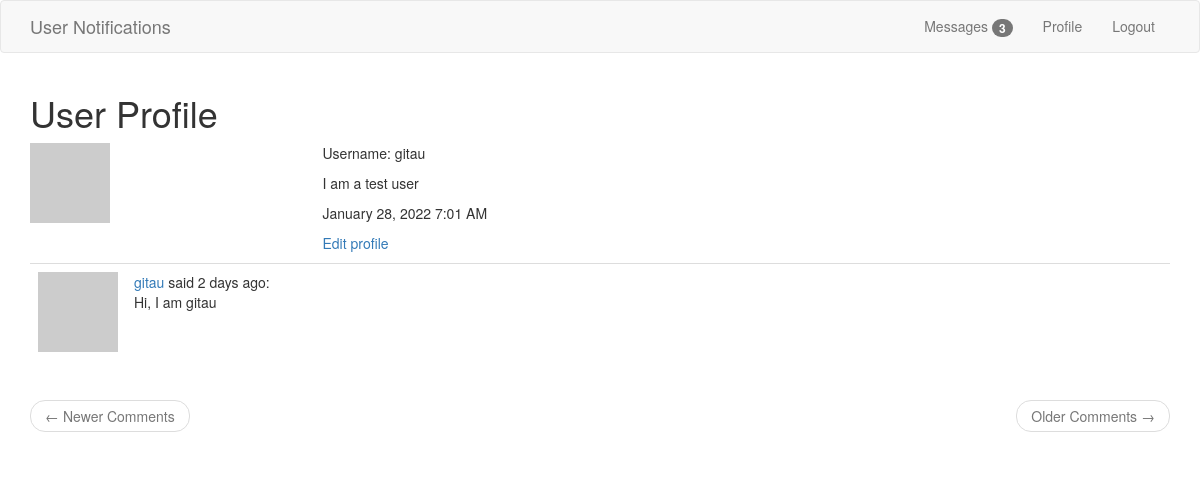
The page /user/gitau (signed in) on the database its author committed.
### app/models.py (models this page shows, shortened)
class User(UserMixin, db.Model):
    __table_name__ = 'users'
    id = db.Column(db.Integer, primary_key=True)
    username = db.Column(db.String(64), index=True, unique=True)
    email = db.Column(db.String(64), index=True, unique=True)
    password_hash = db.Column(db.String(128))
    about_me = db.Column(db.String(120))
    last_seen = db.Column(db.DateTime, default=datetime.utcnow)
    posts = db.relationship('Post', backref='author', lazy='dynamic')
    messages_sent = db.relationship(
        'Message',
        foreign_keys='Message.sender_id',
        backref='author',
        lazy='dynamic')
    messages_received = db.relationship(
        'Message',
        foreign_keys='Message.recipient_id',
        backref='recipient',
        lazy='dynamic')
    last_message_read_time = db.Column(db.DateTime)
    notifications = db.relationship(
        'Notification',
        backref='user',
        lazy='dynamic')
    def avatar(self, size):
        digest = md5(self.email.lower().encode('utf-8')).hexdigest()
        return f'https://www.gravatar.com/avatar/{digest}?d=identicon&s={size}'
    def new_messages(self):
        last_read_time = self.last_message_read_time or datetime(1900, 1, 1)
        return Message.query.filter_by(recipient=self).filter(
            Message.timestamp > last_read_time).count()

class Post(db.Model):
    __table_name__ = 'post'
    id = db.Column(db.Integer, primary_key=True)
    body = db.Column(db.String(140))
    timestamp = db.Column(db.DateTime, index=True, default=datetime.utcnow)
    user_id = db.Column(db.Integer, db.ForeignKey('user.id'))

### app/routes.py (the view)
@app.route('/user/<username>')
@login_required
def user(username):
    user = User.query.filter_by(username=username).first_or_404()
    page = request.args.get('page', 1, type=int)
    posts = user.posts.order_by(Post.timestamp.desc()).paginate(
        page, app.config['POSTS_PER_PAGE'], False)
    next_url = url_for('user', username=user.username, page=posts.next_num) \
        if posts.has_next else None
    prev_url = url_for('index', page=posts.prev_num) \
        if posts.has_prev else None
    return render_template(
        'user.html',
        title='User Profile',
        username=username,
        user=user,
        next_url=next_url,
        prev_url=prev_url,
        posts=posts.items
    )

### app/models.py (called while the page is built)
@login.user_loader
def load_user(id):
    return User.query.get(int(id))

### app/routes.py (called while the page is built)
@app.before_request
def before_request():
    if current_user.is_authenticated:
        current_user.last_seen = datetime.utcnow()
        db.session.commit()

### app/templates/user.html (shortened to what this page needs)
{% extends 'base.html' %}
{% block app_context %}
<div class="row">
    <div class="col-md-12">
        <h1>{{title}}</h1>
    </div>
</div>
<div class="row">
    <div class="col-sm-3 text-center">
        <p>
            <img src="{{ user.avatar(70) }}" alt="Avatar" class="img-responsive">
        </p>
    </div>
    <div class="col-sm-9">
        <p>
            Username: {{ user.username }}
        </p>
        {% if user.about_me %}
        <p>
            <span>
                {{ user.about_me }}
            </span>
        </p>
        {% endif %}
        <p>
            <span>
                {{ moment(user.last_seen).format('LLL') }}
            </span>
        </p>
        {% if user == current_user %}
            <p>
                <a href="{{ url_for('edit_profile') }}">Edit profile</a>
            </p>
        {% endif %}
    </div>
</div>
<div class="row">
    <div class="col-sm-12">
        {% for post in posts %}
            {% include '_posts.html' %}
        {% endfor %}
    </div>
</div>
<nav aria-label="...">
    <ul class="pager">
        <li class="previous{% if not prev_url %} disabled{% endif %}">
            <a href="{{ prev_url or '#' }}">
                <span aria-hidden="true">&larr;</span> Newer Comments
            </a>
        </li>
        <li class="next{% if not next_url %} disabled{% endif %}">
            <a href="{{ next_url or '#' }}">
                Older Comments <span aria-hidden="true">&rarr;</span>
            </a>
        </li>
    </ul>
</nav>
{% endblock %}

### app/templates/_posts.html
<table class="table table-hover">
    <tr valign='top'>
        <td width='70px'>
            <img src=" {{ post.author.avatar(36) }} ">
        </td>
        <td>
            <span class="user_popup">
                <a href="{{ url_for('user', username=post.author.username) }}">
                    {{ post.author.username }}
                </a>
            </span>
            said
            <span>
            {{ moment(post.timestamp).fromNow() }}:
            </span><br>
            <span>
                {{ post.body }}
            </span>
        </td>
    </tr>
</table>

### rows shown on the page
User: username "gitau", about_me "I am a test user", last_seen "January 28, 2022 7:01 AM"
Post: author.username "gitau", timestamp "2 days ago", body "Hi, I am gitau"

### other values the page prints
{{ new_messages }} "3"
{{ title }} "User Profile"
